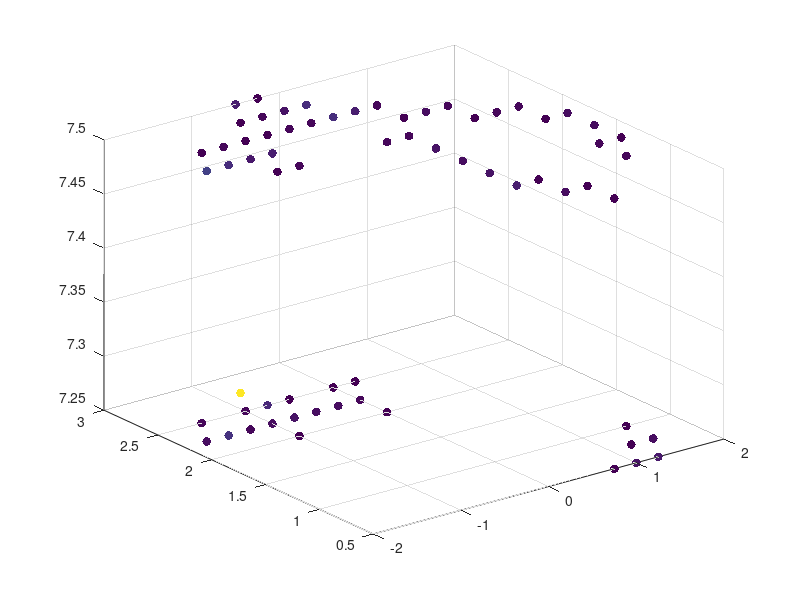

MATLAB code for this plot: (Note: this script raises an error after producing the figure.)
clear all, close all,clc
addpath("data")
addpath("class")
I=4;
grid_I_x = [-7:1/I:7];
grid_I_y = [-7:1/I:7];
grid_I_z = [5:1/I:9];

load('info_matrix_3d_single.mat');

I=4;
grid_I_x = [-7:1/I:7];
grid_I_y = [-7:1/I:7];
grid_I_z = [5:1/I:9];

for i=1:length(info_matrix_3d)
    for j=1:length(info_matrix_3d{1,1})
        d=info_matrix_3d{1,i}{j};
        H{i,j}=scatter3(d(:,1),d(:,3),d(:,2),40,d(:,4),'filled');
        x_vector{i,j}=H{i,j}.XData;%x
        z_vector{i,j}=H{i,j}.YData;%z
        y_vector{i,j}=H{i,j}.ZData;%y
        w_vector{i,j}=H{i,j}.CData;%w
    end
end

% save('x_vector', 'x_vector')
% save('z_vector', 'z_vector')
% save('y_vector', 'y_vector')
% save('w_vector', 'w_vector')
% 
% 
% load('w_vector.mat')
% load('x_vector.mat')
% load('y_vector.mat')
% load('z_vector.mat')

num_users=16;
num_exps=100;

%mapping locations to indexes to build sparse 3d matrix
for i=1:num_users
    for j=1:num_exps
        for k=1:length(x_vector{i,j})
            index=find(grid_I_x==x_vector{i,j}(k));
            x_vector_mapped{i,j}(k)=index;
        end
    end
end

for i=1:num_users
    for j=1:num_exps
        for k=1:length(z_vector{i,j})
            index=find(grid_I_y==z_vector{i,j}(k));
            z_vector_mapped{i,j}(k)=index;
        end
    end
end

for i=1:num_users
    for j=1:num_exps
        for k=1:length(y_vector{i,j})
            index=find(grid_I_z==y_vector{i,j}(k));
            y_vector_mapped{i,j}(k)=index;
        end
    end
end

Nx=length(grid_I_x);
Ny=length(grid_I_y);
Nz=length(grid_I_z);

% x=[x_vector_mapped{1,1},Nx];
% z=[z_vector_mapped{1,1},Ny];
% y=[y_vector_mapped{1,1},Nz];
% w=[w_vector{1,1};0];
% snn = ndSparse.build([x',z',y'],w);%https://it.mathworks.com/matlabcentral/fileexchange/29832-n-dimensional-sparse-arrays
% snn = ndSparse.build([x_vector_mapped{1,1}',z_vector_mapped{1,1}',y_vector_mapped{1,1}'],w_vector{1,1});

for i=1:num_users
    for j=1:num_exps
        x=[x_vector_mapped{i,j},Nx];
        z=[z_vector_mapped{i,j},Ny];
        y=[y_vector_mapped{i,j},Nz];
        w=[w_vector{i,j};0];
        snn{i,j} = ndSparse.build([x',z',y'],w);
    end
end

%change sparse matrix into full matrix
for i=1:num_users
    for j=1:num_exps
        snn_full{i,j}=full(snn{i,j});
    end
end

%3D GAUSSIAN FILTERING

for i=1:num_users
    for j=1:num_exps
        snn_full_filtered{i,j}=imgaussfilt3(snn_full{i,j},1.85);
    end
end

c=1;
for i=1:num_users
    for j=1:num_exps
        a = [snn_full{i,j}(:)];   % M = [snn_full{1,1}(:) snn_full{1,2}(:) ... snn_full{22,96}(:)]
        M(:,c) = a/norm(a);   
        b = [snn_full_filtered{i,j}(:)];   % M_filtered = [snn_full_filtered{1,1}(:) snn_full_filtered{1,2}(:) ... snn_full_filtered{22,110}(:)]
        M_filtered(:,c) = b/norm(b);  
        c=c+1;
    end
end

%filter or not?
 Crr=M_filtered'*M_filtered;
% Crr=M'*M;

%Crr=corr(M);
indices = find(isnan(Crr) == 1);
% Crr(isnan(Crr))=0;
Crr = Crr - diag(diag(Crr));
clusters_3d = [];

for k=1:100
%     disp(k)
    clusters_3d(:,k) = community_louvain(Crr,1);
end
clusters_3d = consensus_und(agreement(clusters_3d),0.3,100);

% save('clusters_3d', 'clusters_3d')
% save('clusters_3d_after_filtering', 'clusters_3d')

